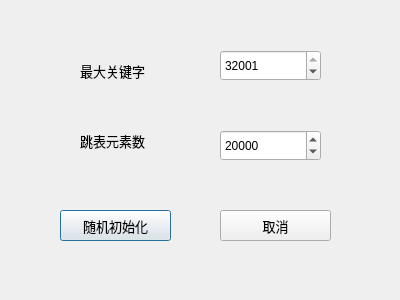
<?xml version="1.0" encoding="UTF-8"?>
<ui version="4.0">
 <class>DialogSize</class>
 <widget class="QDialog" name="DialogSize">
  <property name="geometry">
   <rect>
    <x>0</x>
    <y>0</y>
    <width>400</width>
    <height>300</height>
   </rect>
  </property>
  <property name="windowTitle">
   <string>Dialog</string>
  </property>
  <widget class="QLabel" name="label">
   <property name="geometry">
    <rect>
     <x>80</x>
     <y>60</y>
     <width>91</width>
     <height>21</height>
    </rect>
   </property>
   <property name="font">
    <font>
     <family>Arial</family>
     <pointsize>10</pointsize>
    </font>
   </property>
   <property name="text">
    <string>最大关键字</string>
   </property>
  </widget>
  <widget class="QLabel" name="label_2">
   <property name="geometry">
    <rect>
     <x>80</x>
     <y>130</y>
     <width>91</width>
     <height>21</height>
    </rect>
   </property>
   <property name="font">
    <font>
     <family>Arial</family>
     <pointsize>10</pointsize>
    </font>
   </property>
   <property name="text">
    <string>跳表元素数</string>
   </property>
  </widget>
  <widget class="QPushButton" name="pushButton">
   <property name="geometry">
    <rect>
     <x>60</x>
     <y>210</y>
     <width>111</width>
     <height>31</height>
    </rect>
   </property>
   <property name="font">
    <font>
     <family>Arial</family>
     <pointsize>10</pointsize>
    </font>
   </property>
   <property name="text">
    <string>随机初始化</string>
   </property>
  </widget>
  <widget class="QPushButton" name="pushButton_2">
   <property name="geometry">
    <rect>
     <x>220</x>
     <y>210</y>
     <width>111</width>
     <height>31</height>
    </rect>
   </property>
   <property name="font">
    <font>
     <family>Arial</family>
     <pointsize>10</pointsize>
    </font>
   </property>
   <property name="text">
    <string>取消</string>
   </property>
  </widget>
  <widget class="QSpinBox" name="spinBox">
   <property name="geometry">
    <rect>
     <x>220</x>
     <y>50</y>
     <width>101</width>
     <height>31</height>
    </rect>
   </property>
   <property name="maximum">
    <number>32001</number>
   </property>
   <property name="value">
    <number>32001</number>
   </property>
  </widget>
  <widget class="QSpinBox" name="spinBox_2">
   <property name="geometry">
    <rect>
     <x>220</x>
     <y>130</y>
     <width>101</width>
     <height>31</height>
    </rect>
   </property>
   <property name="maximum">
    <number>32000</number>
   </property>
   <property name="value">
    <number>20000</number>
   </property>
  </widget>
 </widget>
 <resources/>
 <connections>
  <connection>
   <sender>pushButton</sender>
   <signal>clicked()</signal>
   <receiver>DialogSize</receiver>
   <slot>accept()</slot>
   <hints>
    <hint type="sourcelabel">
     <x>115</x>
     <y>225</y>
    </hint>
    <hint type="destinationlabel">
     <x>199</x>
     <y>149</y>
    </hint>
   </hints>
  </connection>
  <connection>
   <sender>pushButton_2</sender>
   <signal>clicked()</signal>
   <receiver>DialogSize</receiver>
   <slot>reject()</slot>
   <hints>
    <hint type="sourcelabel">
     <x>275</x>
     <y>225</y>
    </hint>
    <hint type="destinationlabel">
     <x>199</x>
     <y>149</y>
    </hint>
   </hints>
  </connection>
 </connections>
</ui>
